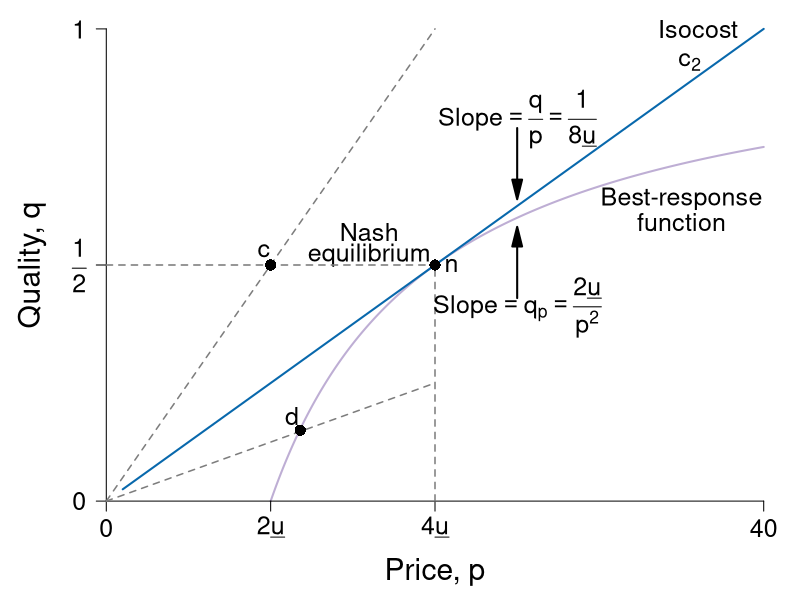

Write R code to recreate this figure.
require(ggplot2)
require(shape)
pdf(file = "information_power/ch11_fig5.pdf", width = 9, height = 7)

#Set parameters for graphics
axislabelsize <- 1.8
labelsize <- 1.5
namesize <- 1.8
annotatesize <- 1.5
graphlinewidth <- 2
segmentlinewidth <- 1.5

COL <- c("#7fc97f", "#beaed4", "#fdc086", "#ffff99", "#386cb0", "#f0027f", "#bf5b17", "#666666")
COLA <- c("#e0f3db", "#99d8c9","#66c2a4","#41ae76", "#238b45", "#005824")
COLB <- c("#c6dbef", "#4eb3d3", "#2b8cbe", "#0868ac","#084081")
COLC <- c("#fcfbfd", "#efedf5", "#dadaeb", "#bcbddc", "#9e9ac8", "#807dba", "#6a51a3", "#54278f", "#3f007d")
grays <- gray.colors(25, start = 1, end = 0)

brfFn <- function(p, delta = 5) {
  1 - (2 * delta) / p
}

solowCondition <- function(p, delta = 5){
  (p*(1/(8*delta)))
}


par(mar =  c(4, 4, 0.5, 0.5))
xlims <- c(0, 40)
ylims <- c(0, 1)


plot(0, 0, xlim = xlims, ylim = ylims, type = "n",
     xlab = "",
     ylab = "",
     xaxt = "n", yaxt = "n", cex.lab = axislabelsize, bty = "n")

npts <- 500 
npts2 <- 501
#Specify the sequences of points for graphing. 
xx1 <- seq(10, xlims[2], length.out = npts)
xx2 <- seq(1, xlims[2], length.out = npts)

#Draw the lines for the graphs
lines(xx1, brfFn(xx1), col = COL[2], lwd = graphlinewidth)
lines(xx2, solowCondition(xx2, delta = 5), col = COLB[4], lwd = graphlinewidth)

#Customize ticks and labels for the plot
ticksy <- c(0, 0.5, 1)
ylabels <- c(0, expression(paste(frac(1,2))), 1)
ticksx <- c(0, 10, 20, 40)
xlabels <- c(0, expression(paste(2*underline("u"))), expression(paste(4*underline("u"))), 40)
axis(1, at = ticksx, pos = 0, labels = xlabels, cex.axis = labelsize)
axis(2, at = ticksy, pos = 0, labels = ylabels, las = 1, cex.axis = labelsize)

mtext(expression(paste("Price, ", p)), side = 1, line = 2.5, cex = axislabelsize)
text(-4.5, 0.5*ylims[2], expression(paste("Quality, ", q)), xpd = TRUE, cex = axislabelsize, srt = 90) 

#Annotation of the three graphs and the NE
t#ext(32, 0.97, expression(paste("Incomplete contract")), cex = annotatesize)
text(36, 1, expression(paste("Isocost")), cex = annotatesize)
text(35.5, 0.93, expression(paste(c[2])), cex = annotatesize)
#text(32, 0.92, expression(paste(q == frac(p, 8*underline("u")))), cex = annotatesize)
text(35, 0.64, expression(paste("Best-response")), cex = annotatesize)
text(35, 0.59, expression(paste("function")), cex = annotatesize)
#text(35, 0.50, expression(paste(q == 1 - frac(2*underline("u"), p))), cex = annotatesize)
text(16, 0.57, expression(paste("Nash")), cex = annotatesize)
text(16, 0.52, expression(paste("equilibrium")), cex = annotatesize)

#Lines for the coordinates of the Nash equilbrium
segments(20, 0, 20, 0.5, lty = 2, col = grays[20], lwd = segmentlinewidth)
segments(0, 0.5, 20, 0.5, lty = 2, col = grays[20], lwd = segmentlinewidth)

#Iso-cost slope annotation
text(25, 0.81, expression(paste("Slope", phantom() == frac(q,p), phantom() == frac(1, 8*underline("u")))), cex = annotatesize)
Arrows(25, 0.79, 25, 0.66, col = "black", lty = 1, lwd = 2, arr.type = "triangle")

#BRF Slope annotation
text(25, 0.41, expression(paste("Slope", phantom() == q[p], phantom() == frac(2*underline("u"), p^2))), cex = annotatesize)
Arrows(25, 0.43, 25, 0.56, col = "black", lty = 1, lwd = 2, arr.type = "triangle")

#Add a point for the NE
points(20, 0.5, pch = 16, col = "black", cex = 1.5)
text(21, 0.5, expression(paste("n")), cex = annotatesize)

#Add a ray and a point for c.  
segments(0, 0, 20, 1, lty = 2, lwd = segmentlinewidth, col = grays[20])
points(10, 0.5, pch = 16, col = "black", cex = 1.5)
text(9.6, 0.53, expression(paste("c")), cex = annotatesize)

#Add a ray and a point for d. 
segments(0, 0, 20, 0.25, lty = 2, lwd = segmentlinewidth, col = grays[20])
points(11.8, 0.15, pch = 16, col = "black", cex = 1.5)
text(11.3, 0.18, expression(paste("d")), cex = annotatesize)

dev.off()
